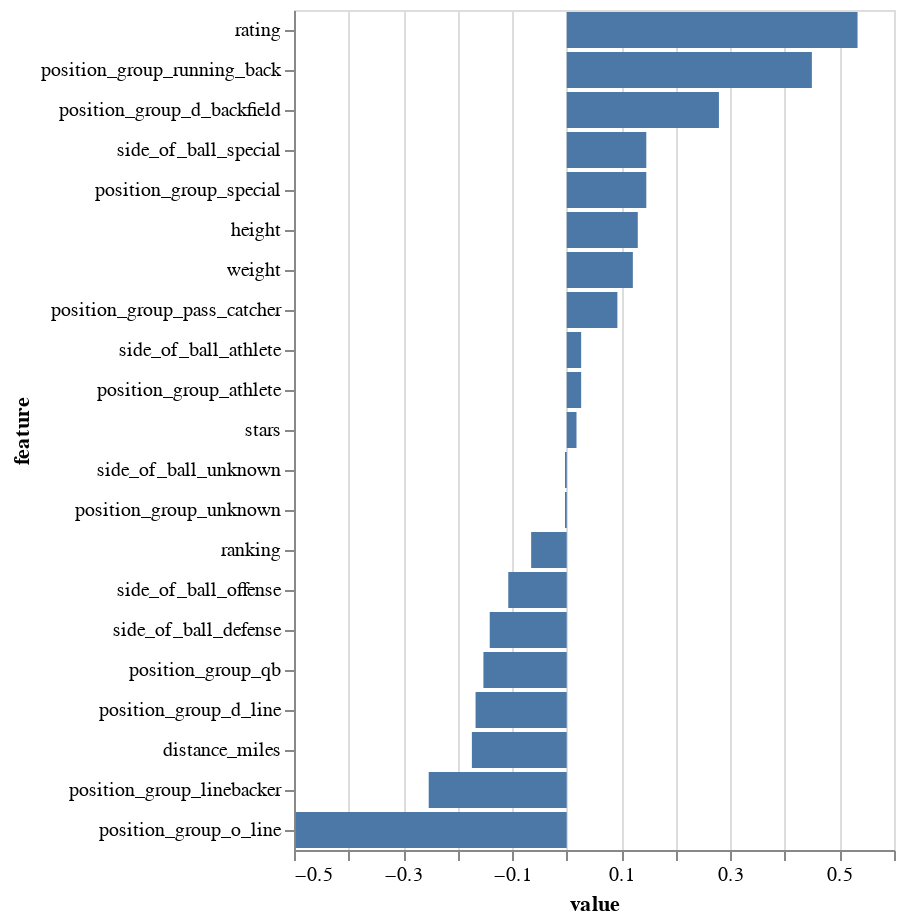

Notebook code cell kept with this figure:
### Code cell
chart

### Figure 1 — Vega-Lite specification as saved in the notebook (floating-point values rounded to 4 significant figures)
{"config": {"view": {"continuousWidth": 300, "continuousHeight": 300}}, "data": {"name": "data-50c65584c1f5a4b7bee2bb2324b788aa"}, "mark": {"type": "bar"}, "encoding": {"x": {"field": "value", "sort": {"field": "value", "order": "descending"}, "type": "quantitative"}, "y": {"field": "feature", "sort": null, "type": "nominal"}}, "$schema": "https://vega.github.io/schema/vega-lite/v5.20.1.json", "datasets": {"data-50c65584c1f5a4b7bee2bb2324b788aa": [{"feature": "rating", "value": 0.5332}, {"feature": "position_group_running_back", "value": 0.4494}, {"feature": "position_group_d_backfield", "value": 0.279}, {"feature": "side_of_ball_special", "value": 0.1459}, {"feature": "position_group_special", "value": 0.1459}, {"feature": "height", "value": 0.1303}, {"feature": "weight", "value": 0.1212}, {"feature": "position_group_pass_catcher", "value": 0.09288}, {"feature": "side_of_ball_athlete", "value": 0.02647}, {"feature": "position_group_athlete", "value": 0.02647}, {"feature": "stars", "value": 0.01793}, {"feature": "side_of_ball_unknown", "value": -0.003197}, {"feature": "position_group_unknown", "value": -0.003197}, {"feature": "ranking", "value": -0.06521}, {"feature": "side_of_ball_offense", "value": -0.1072}, {"feature": "side_of_ball_defense", "value": -0.1412}, {"feature": "position_group_qb", "value": -0.1527}, {"feature": "position_group_d_line", "value": -0.1671}, {"feature": "distance_miles", "value": -0.1739}, {"feature": "position_group_linebacker", "value": -0.253}, {"feature": "position_group_o_line", "value": -0.4967}]}}
